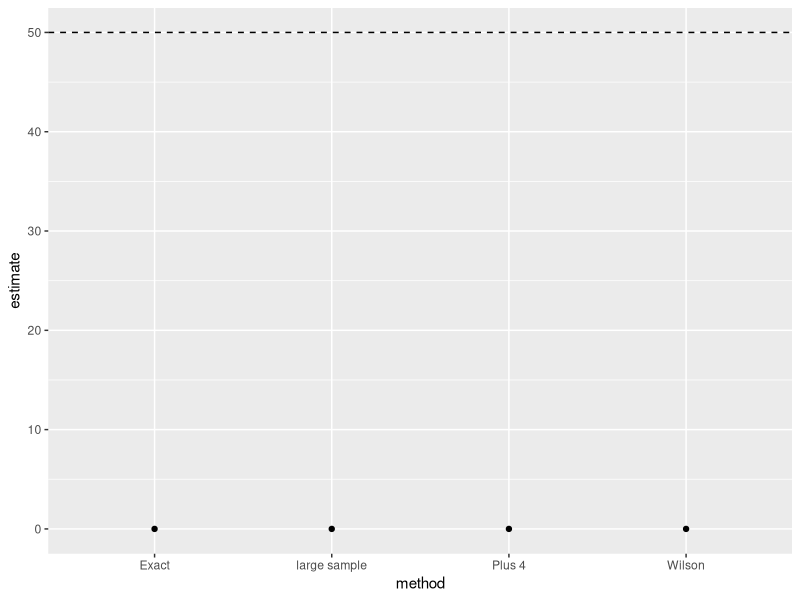
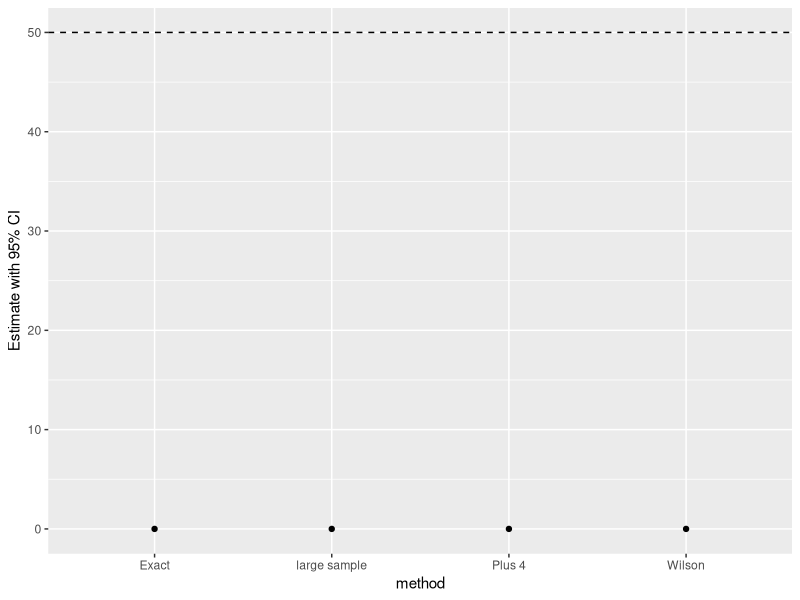
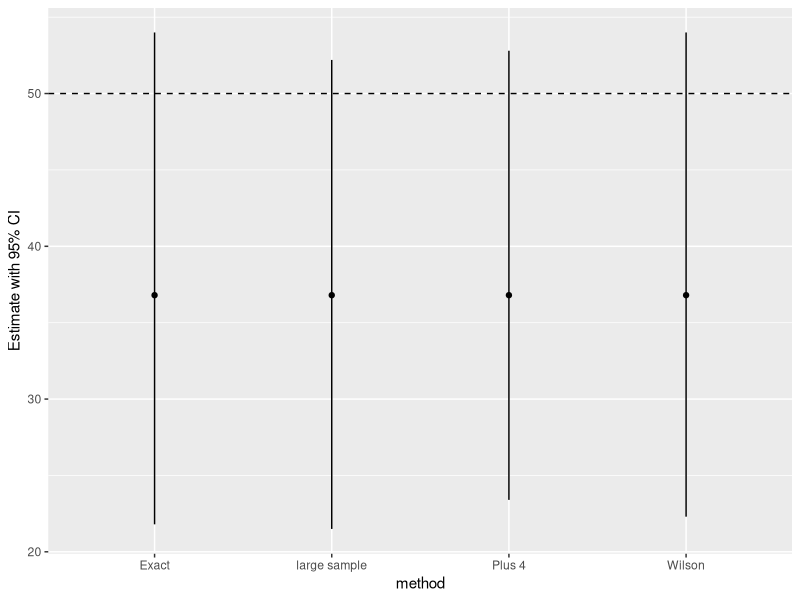
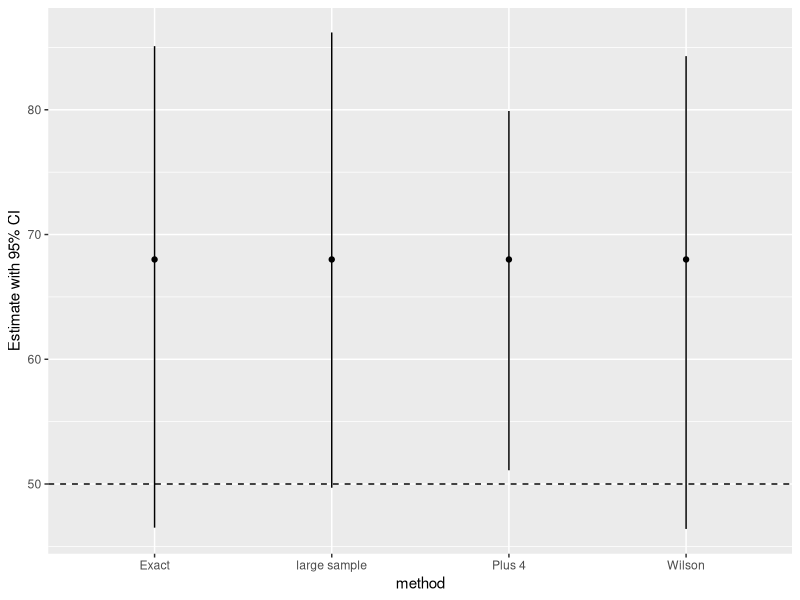

Generate these figures, in order, with R:
## ---- chunk 1
# your code here

# solution
p.hat <- 14/38 # estimate proportion
se <- sqrt(p.hat*(1-p.hat)/38) # standard error
c(p.hat - 1.96*se, p.hat + 1.96*se) # CI
## ---- chunk 2
# your code here

# solution
prop.test(14, 38, p=0.5)
## ---- chunk 3
# your code here

# solution
p.tilde <- (14 + 2)/(38 + 4)
se <- sqrt(p.tilde*(1 - p.tilde)/42) # standard error
c(p.tilde - 1.96*se, p.tilde + 1.96*se) # CI
## ---- chunk 4
# your code here

# solution
binom.test(14, 38, p=0.5)
## ---- chunk 5
# First make a tibble (an easy way to make a data frame) with the data about
# each confidence interval. To do this, replace each instance of 0.00 with the
# estimate from your calculations above.

library(ggplot2)
library(tibble)
sex_CIs <- tibble(method   = c("large sample", "Exact", "Wilson", "Plus 4"),
                  lower_CI = c(0.0           , 0.0    ,  0.0    ,  0.0),
                  upper_CI = c(0.0           , 0.0    ,  0.0    ,  0.0),
                  estimate = c(0.0           , 0.0    ,  0.0    ,  0.0)
                  )

# Build the ggplot incrementally, to understand how it works.
# Step 1: (qu: why do we put a horizontal line at 50?)
ggplot(data = sex_CIs, aes(x = method, y = estimate)) + 
  geom_point() + 
  geom_hline(aes(yintercept = 50), lty = 2)

# Step 2:
ggplot(data = sex_CIs, aes(x = method, y = estimate)) + 
  geom_point() +
  geom_hline(aes(yintercept = 50), lty = 2) +
  geom_segment(aes(x = method, xend = method, y = lower_CI, yend = upper_CI)) +
  labs(y = "Estimate with 95% CI")

# Solution 

sex_CIs <- tibble(method   = c("large sample", "Exact", "Wilson", "Plus 4"),
                  lower_CI = c(21.5          , 21.8   ,  22.3   ,  23.4),
                  upper_CI = c(52.2          , 54.0   ,  54.0   ,  52.8),
                  estimate = c(36.8          , 36.8   ,  36.8   ,  36.8)
                  )

ggplot(data = sex_CIs, aes(x = method, y = estimate)) + 
  geom_point() +
  geom_hline(aes(yintercept = 50), lty = 2) +
  geom_segment(aes(x = method, xend = method, y = lower_CI, yend = upper_CI)) +
  labs(y = "Estimate with 95% CI")

## ---- chunk 6
# your code here

# solution

#large sample
p.hat <- 17/25 # estimate proportion
se <- sqrt(p.hat*(1-p.hat)/25) # standard error
c(p.hat - 1.96*se, p.hat + 1.96*se) # CI

#exact
binom.test(17, 25, p=0.5)

#wilson score
prop.test(17, 25, p=0.5)

#plus four
p.tilde <- (17 + 2)/(25 + 4)
se <- sqrt(p.tilde*(1 - p.tilde)/42) # standard error
c(p.tilde - 1.96*se, p.tilde + 1.96*se) # CI

sex_CIs <- tibble(method   = c("large sample", "Exact", "Wilson", "Plus 4"),
                  lower_CI = c(49.7          , 46.5   ,  46.4   ,  51.1),
                  upper_CI = c(86.2          , 85.1   ,  84.3   ,  79.9),
                  estimate = c(68.0          , 68.0   ,  68.0   ,  68.0)
                  )

ggplot(data = sex_CIs, aes(x = method, y = estimate)) + 
  geom_point() +
  geom_hline(aes(yintercept = 50), lty = 2) +
  geom_segment(aes(x = method, xend = method, y = lower_CI, yend = upper_CI)) +
  labs(y = "Estimate with 95% CI")
